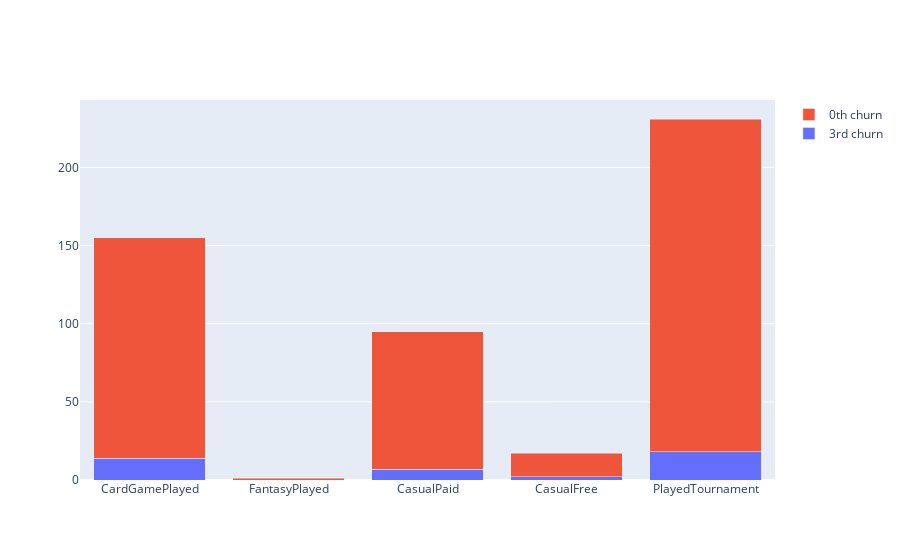

Write notebook code for a chart like this one.
### Code cell
DATA0 = Data0[(Data0['PlayedTournament']==1) & (Data0['TotalGamePlayed_2'] <= 1)]
DATA3 = Data3[(Data3['PlayedTournament'] == 1) & (Data3['TotalGamePlayed_2'] <= 1)]
temp1 = pd.DataFrame(DATA0[['CardGamePlayed','FantasyPlayed','CasualPaid','CasualFree','PlayedTournament']].sum())
temp2 = pd.DataFrame(DATA3[['CardGamePlayed','FantasyPlayed','CasualPaid','CasualFree','PlayedTournament']].sum())
final1 = temp1.reset_index()
final2 = temp2.reset_index()
Header = final1['index'].to_list()
value_played = final1[0].to_list()
df0=pd.DataFrame({'Header':Header, 'Total Users Played':value_played})
Header = final2['index'].to_list()
value_played = final2[0].to_list()
df3=pd.DataFrame({'Header':Header, 'Total Users Played':value_played}) 
x = Header
y0=df0['Total Users Played']
y3=df3['Total Users Played']
plot = go.Figure(data=[go.Bar(name = '3rd churn',x = x,y = y3),go.Bar(name = '0th churn',x = x,y = y0)])
plot.update_layout(barmode='stack')                  
plot.show()

### Figure 1 — Plotly figure (JSON) as saved in the notebook; plotly's stock layout.template omitted (floating-point values rounded to 4 significant figures)
{"data": [{"name": "3rd churn", "type": "bar", "x": ["CardGamePlayed", "FantasyPlayed", "CasualPaid", "CasualFree", "PlayedTournament"], "y": [14, 0, 7, 2, 18]}, {"name": "0th churn", "type": "bar", "x": ["CardGamePlayed", "FantasyPlayed", "CasualPaid", "CasualFree", "PlayedTournament"], "y": [141, 1, 88, 15, 213]}], "layout": {"barmode": "stack"}}
